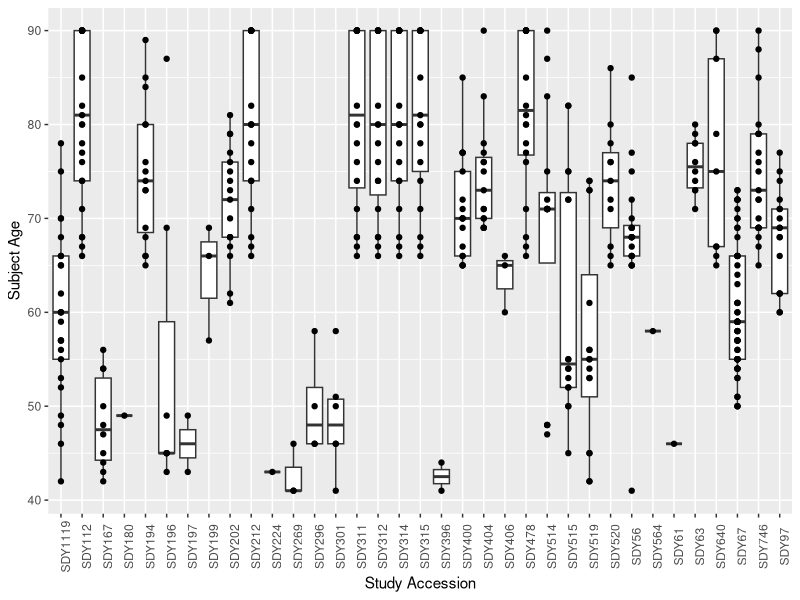

Here is the R script that generated this plot:
#args <- commandArgs(TRUE)
library(ggplot2)
haiStudy <- read.csv("demosaved.csv")

#studyaccession<-args[1]


p <- ggplot(haiStudy,
            aes(x=s.accession, y=p.age)) +
  geom_boxplot(outlier.colour = NA) +
  theme(axis.text.x = element_text(angle = 90)) +
    xlab("Study Accession")+ylab("Subject Age")+
  geom_point()
ggsave(plot = p,
       filename = "nli_plot.png",
       path = "/var/www/html/linkedimmDashBoard/nli",
       device = "png")
